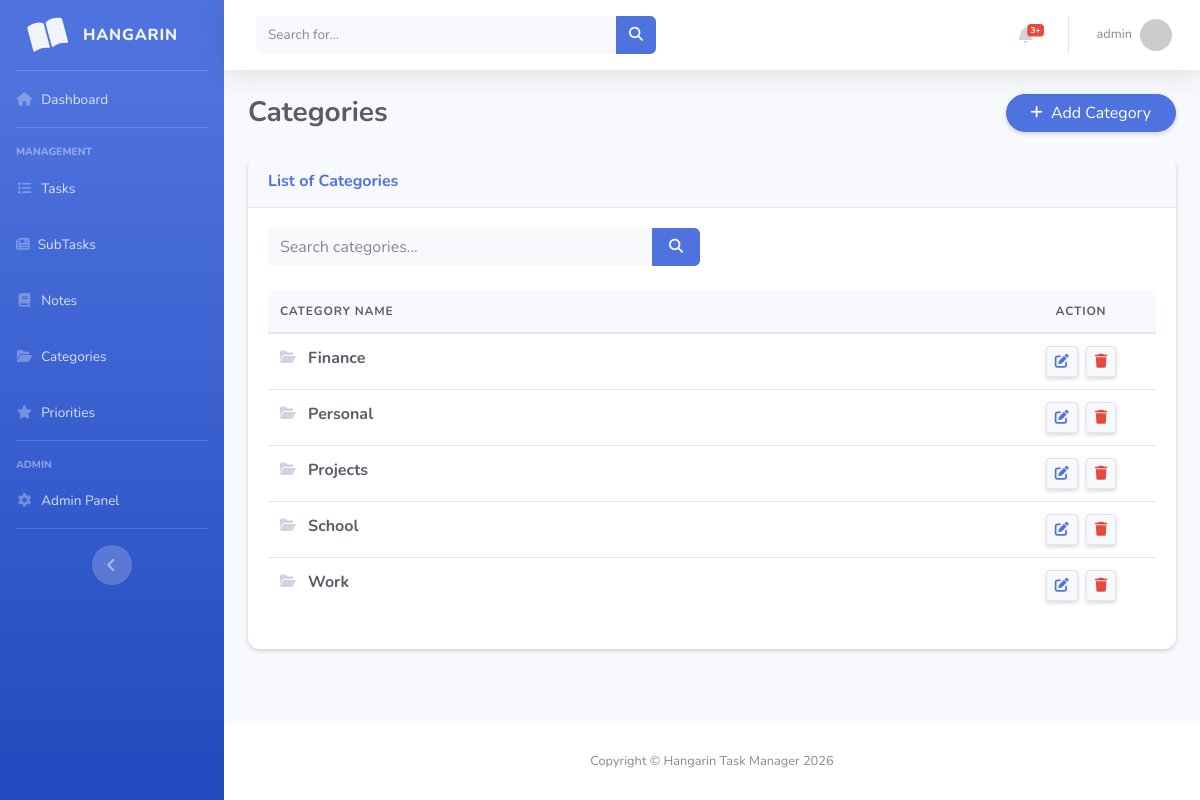
The page /category_list (signed in) on the database its author committed.
### taskmanager/models.py (models this page shows, shortened)
class Category(models.Model):
    name = models.CharField(max_length=100)
    class Meta:
        verbose_name = "Category"
        verbose_name_plural = "Categories"

### taskmanager/views.py (the view)
# urls.py: path('category_list', CategoryList.as_view(), name='category-list'),
class CategoryList(LoginRequiredMixin, ListView):
    model = Category
    context_object_name = 'category'
    template_name = 'category_list.html'
    paginate_by = 5
    ordering = ["name"]
    def get_queryset(self):
        qs = super().get_queryset()
        query = self.request.GET.get('q')
        if query:
            qs = qs.filter(
                Q(name__icontains=query)
            )
        return qs
    def get_ordering(self):
        allowed = ["name"]
        sort_by = self.request.GET.get("sort_by")
        if sort_by in allowed:
            return sort_by
        return "name"

### templates/category_list.html (shortened to what this page needs)
{% extends 'base.html' %}
{% load static %}
{% block content %}
<div class="d-sm-flex align-items-center justify-content-between mb-4">
    <h1 class="h3 mb-0 text-gray-800 font-weight-bold">Categories</h1>
    <a href="{% url 'category-add' %}" class="btn btn-primary shadow-sm rounded-pill px-4">
        <i class="fas fa-plus fa-sm mr-1"></i> Add Category
    </a>
</div>
<div class="card shadow-sm mb-4">
    <div class="card-header py-3">
        <h6 class="m-0 font-weight-bold text-primary">List of Categories</h6>
    </div>
    <div class="card-body">
        <div class="row mb-4">
            <div class="col-md-6">
                <form class="form-inline" action="">
                    <div class="input-group w-100">
                        <input type="text" class="form-control bg-light border-0 small" placeholder="Search categories..."
                               name="q" value="{{ request.GET.q }}">
                        <div class="input-group-append">
                            <button class="btn btn-primary px-3" type="submit">
                                <i class="fas fa-search fa-sm"></i>
                            </button>
                        </div>
                    </div>
                </form>
            </div>
        </div>
        <div class="table-responsive">
            <table class="table table-hover align-middle" width="100%" cellspacing="0">
                <thead>
                    <tr>
                        <th>Category Name</th>
                        <th class="text-center" style="width: 150px;">Action</th>
                    </tr>
                </thead>
                <tbody>
                    {% for category in object_list %}
                    <tr>
                        <td class="font-weight-bold text-dark">
                            <i class="fas fa-folder-open fa-sm mr-2 text-gray-400"></i> {{ category.name }}
                        </td>
                        <td class="text-center">
                            <a href="{% url 'category-update' category.id %}" class="btn btn-sm btn-light text-primary border shadow-sm mr-1">
                                <i class="fas fa-edit"></i>
                            </a>
                            <a href="{% url 'category-delete' category.id %}" class="btn btn-sm btn-light text-danger border shadow-sm">
                                <i class="fas fa-trash"></i>
                            </a>
                        </td>
                    </tr>
                    {% endfor %}
                </tbody>
            </table>
        </div>
    </div>
</div>
{% endblock %}

### templates/base.html (shortened to what this page needs)
{% load static %}
{% load pwa %}
<!DOCTYPE html>
<html lang="en">
<head>
    <link rel="stylesheet" href="https://cdnjs.cloudflare.com/ajax/libs/font-awesome/6.4.0/css/all.min.css">
    <link rel="stylesheet" href="{% static 'css/sb-admin-2.css' %}">
</head>
<body id="page-top">
    <div id="wrapper">
        <ul class="navbar-nav bg-gradient-primary sidebar sidebar-dark accordion" id="accordionSidebar">
            <a class="sidebar-brand d-flex align-items-center justify-content-center" href="{% url 'home' %}">
                <div class="sidebar-brand-icon rotate-n-15">
                    <i class="fas fa-book-open"></i>
                </div>
                <div class="sidebar-brand-text mx-3">Hangarin</div>
            </a>
            <hr class="sidebar-divider my-0">
            <li class="nav-item">
                <a class="nav-link" href="{% url 'home' %}">
                    <i class="fas fa-fw fa-home"></i>
                    <span>Dashboard</span>
                </a>
            </li>
            <hr class="sidebar-divider">
            <div class="sidebar-heading">Management</div>
            <li class="nav-item">
                <a class="nav-link" href="{% url 'task-list' %}">
                    <i class="fas fa-fw fa-list"></i>
                    <span>Tasks</span>
                </a>
            </li>
            <li class="nav-item">
                <a class="nav-link" href="{% url 'subtask-list' %}">
                    <i class="fas fa-newspaper"></i>
                    <span>SubTasks</span>
                </a>
            </li>
            <li class="nav-item">
                <a class="nav-link" href="{% url 'note-list' %}">
                    <i class="fas fa-fw fa-book"></i>
                    <span>Notes</span>
                </a>
            </li>
            <li class="nav-item">
                <a class="nav-link" href="{% url 'category-list' %}">
                    <i class="fas fa-fw fa-folder-open"></i>
                    <span>Categories</span>
                </a>
            </li>
            <li class="nav-item">
                <a class="nav-link" href="{% url 'priority-list' %}">
                    <i class="fas fa-fw fa-star"></i>
                    <span>Priorities</span>
                </a>
            </li>
            <hr class="sidebar-divider">
            <div class="sidebar-heading">Admin</div>
            <li class="nav-item">
                <a class="nav-link" href="/admin/" target="_blank">
                    <i class="fas fa-fw fa-cog"></i>
                    <span>Admin Panel</span>
                </a>
            </li>
            <hr class="sidebar-divider d-none d-md-block">
            <div class="text-center d-none d-md-inline">
                <button class="rounded-circle border-0" id="sidebarToggle"></button>
            </div>
        </ul>
        <div id="content-wrapper" class="d-flex flex-column">
            <div id="content">
                <nav class="navbar navbar-expand navbar-light bg-white topbar mb-4 static-top shadow">
                    <form class="d-none d-sm-inline-block form-inline mr-auto ml-md-3 my-2 my-md-0 mw-100 navbar-search">
                        <div class="input-group">
                            <input type="text" class="form-control bg-light border-0 small" placeholder="Search for..." aria-label="Search">
                            <div class="input-group-append">
                                <button class="btn btn-primary" type="button">
                                    <i class="fas fa-search fa-sm"></i>
                                </button>
                            </div>
                        </div>
                    </form>
                    <ul class="navbar-nav ml-auto">
                        <li class="nav-item dropdown no-arrow mx-1">
                            <a class="nav-link dropdown-toggle" href="#" id="alertsDropdown" role="button" data-toggle="dropdown">
                                <i class="fas fa-bell fa-fw"></i>
                                <span class="badge badge-danger badge-counter">3+</span>
                            </a>
                        </li>
                        <li class="nav-item dropdown no-arrow">
                            <a class="nav-link dropdown-toggle" href="#" id="userDropdown" role="button" data-toggle="dropdown">
                                <span class="mr-2 d-none d-lg-inline text-gray-600 small">
                                    {% if user.is_authenticated %}{{ user.username }}{% else %}Guest{% endif %}
                                </span>
                                <img class="img-profile rounded-circle"
                                     src="https://ui-avatars.com/api/?name={{ user.username|default:'User' }}&background=4e73df&color=fff&size=36"
                                     width="36" height="36">
                            </a>
                        </li>
                    </ul>
                </nav>
                <div class="container-fluid">
                    {% block content %}
                    {% endblock %}
                </div>
            </div>
            <footer class="sticky-footer bg-white">
                <div class="container my-auto">
                    <div class="copyright text-center my-auto">
                        <span>Copyright &copy; Hangarin Task Manager 2026</span>
                    </div>
                </div>
            </footer>
        </div>
    </div>
</body>
</html>

### rows shown on the page
Category: name "Finance"
Category: name "Personal"
Category: name "Projects"
Category: name "School"
Category: name "Work"

### other values the page prints
{{ user.username }} "admin"
